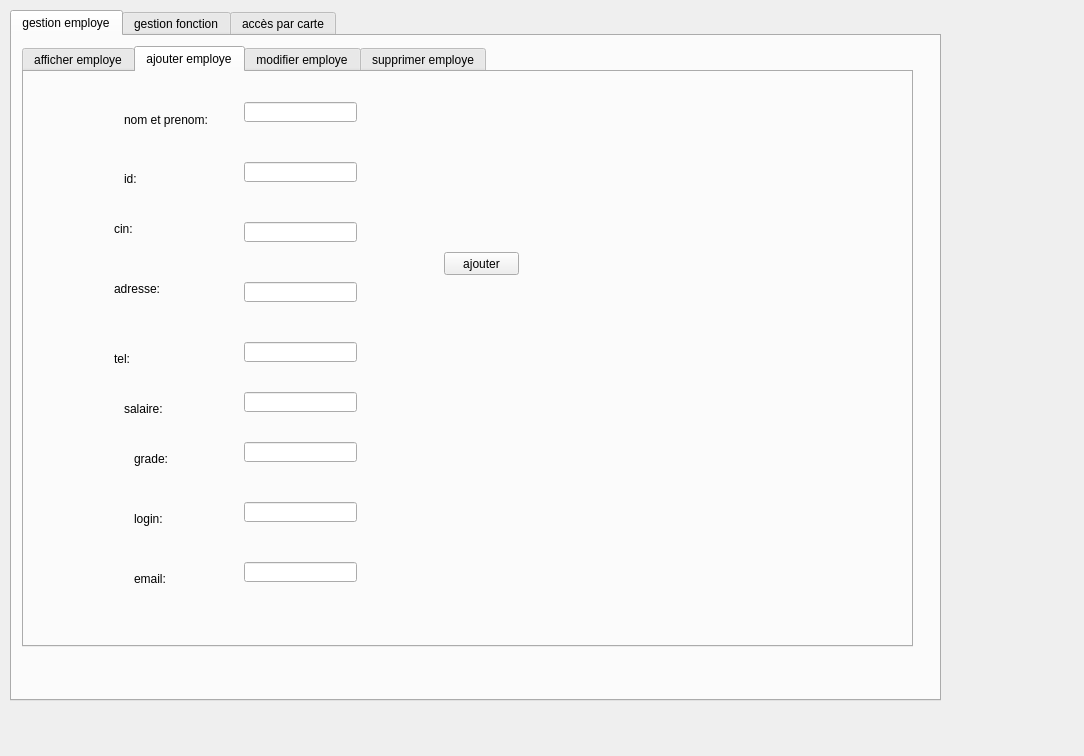
<?xml version="1.0" encoding="UTF-8"?>
<ui version="4.0">
 <class>employe</class>
 <widget class="QDialog" name="employe">
  <property name="geometry">
   <rect>
    <x>0</x>
    <y>0</y>
    <width>1084</width>
    <height>756</height>
   </rect>
  </property>
  <property name="windowTitle">
   <string>Dialog</string>
  </property>
  <widget class="QTabWidget" name="tabWidget">
   <property name="geometry">
    <rect>
     <x>10</x>
     <y>10</y>
     <width>931</width>
     <height>691</height>
    </rect>
   </property>
   <property name="currentIndex">
    <number>0</number>
   </property>
   <widget class="QWidget" name="tab">
    <attribute name="title">
     <string>gestion employe</string>
    </attribute>
    <widget class="QTabWidget" name="tabWidget_2">
     <property name="geometry">
      <rect>
       <x>10</x>
       <y>10</y>
       <width>891</width>
       <height>601</height>
      </rect>
     </property>
     <property name="currentIndex">
      <number>1</number>
     </property>
     <widget class="QWidget" name="tab_4">
      <attribute name="title">
       <string>afficher employe</string>
      </attribute>
      <widget class="QTableView" name="tableView_employe">
       <property name="geometry">
        <rect>
         <x>50</x>
         <y>80</y>
         <width>801</width>
         <height>371</height>
        </rect>
       </property>
      </widget>
      <widget class="QComboBox" name="comboBox">
       <property name="geometry">
        <rect>
         <x>20</x>
         <y>20</y>
         <width>331</width>
         <height>22</height>
        </rect>
       </property>
      </widget>
      <widget class="QPushButton" name="tri_id">
       <property name="geometry">
        <rect>
         <x>370</x>
         <y>20</y>
         <width>75</width>
         <height>23</height>
        </rect>
       </property>
       <property name="text">
        <string>tri par id</string>
       </property>
      </widget>
      <widget class="QPushButton" name="tri_grade">
       <property name="geometry">
        <rect>
         <x>470</x>
         <y>20</y>
         <width>75</width>
         <height>23</height>
        </rect>
       </property>
       <property name="text">
        <string>tri par grade</string>
       </property>
      </widget>
      <widget class="QPushButton" name="tri_nom">
       <property name="geometry">
        <rect>
         <x>570</x>
         <y>20</y>
         <width>75</width>
         <height>23</height>
        </rect>
       </property>
       <property name="text">
        <string>tri par nom</string>
       </property>
      </widget>
      <widget class="QPushButton" name="pushButton_5">
       <property name="geometry">
        <rect>
         <x>790</x>
         <y>40</y>
         <width>75</width>
         <height>23</height>
        </rect>
       </property>
       <property name="text">
        <string>mailing list</string>
       </property>
      </widget>
     </widget>
     <widget class="QWidget" name="tab_5">
      <attribute name="title">
       <string>ajouter employe</string>
      </attribute>
      <widget class="QLineEdit" name="nomPrenom">
       <property name="geometry">
        <rect>
         <x>220</x>
         <y>30</y>
         <width>113</width>
         <height>20</height>
        </rect>
       </property>
      </widget>
      <widget class="QLineEdit" name="id">
       <property name="geometry">
        <rect>
         <x>220</x>
         <y>90</y>
         <width>113</width>
         <height>20</height>
        </rect>
       </property>
      </widget>
      <widget class="QLineEdit" name="cin">
       <property name="geometry">
        <rect>
         <x>220</x>
         <y>150</y>
         <width>113</width>
         <height>20</height>
        </rect>
       </property>
      </widget>
      <widget class="QLineEdit" name="adresse">
       <property name="geometry">
        <rect>
         <x>220</x>
         <y>210</y>
         <width>113</width>
         <height>20</height>
        </rect>
       </property>
      </widget>
      <widget class="QLineEdit" name="tel">
       <property name="geometry">
        <rect>
         <x>220</x>
         <y>270</y>
         <width>113</width>
         <height>20</height>
        </rect>
       </property>
      </widget>
      <widget class="QLineEdit" name="salaire">
       <property name="geometry">
        <rect>
         <x>220</x>
         <y>320</y>
         <width>113</width>
         <height>20</height>
        </rect>
       </property>
      </widget>
      <widget class="QLineEdit" name="grade">
       <property name="geometry">
        <rect>
         <x>220</x>
         <y>370</y>
         <width>113</width>
         <height>20</height>
        </rect>
       </property>
      </widget>
      <widget class="QLineEdit" name="login">
       <property name="geometry">
        <rect>
         <x>220</x>
         <y>430</y>
         <width>113</width>
         <height>20</height>
        </rect>
       </property>
      </widget>
      <widget class="QLineEdit" name="email">
       <property name="geometry">
        <rect>
         <x>220</x>
         <y>490</y>
         <width>113</width>
         <height>20</height>
        </rect>
       </property>
      </widget>
      <widget class="QLabel" name="label">
       <property name="geometry">
        <rect>
         <x>100</x>
         <y>40</y>
         <width>101</width>
         <height>16</height>
        </rect>
       </property>
       <property name="text">
        <string>nom et prenom:</string>
       </property>
      </widget>
      <widget class="QLabel" name="label_2">
       <property name="geometry">
        <rect>
         <x>100</x>
         <y>100</y>
         <width>47</width>
         <height>14</height>
        </rect>
       </property>
       <property name="text">
        <string>id:</string>
       </property>
      </widget>
      <widget class="QLabel" name="label_3">
       <property name="geometry">
        <rect>
         <x>90</x>
         <y>150</y>
         <width>47</width>
         <height>14</height>
        </rect>
       </property>
       <property name="text">
        <string>cin:</string>
       </property>
      </widget>
      <widget class="QLabel" name="label_4">
       <property name="geometry">
        <rect>
         <x>90</x>
         <y>210</y>
         <width>47</width>
         <height>14</height>
        </rect>
       </property>
       <property name="text">
        <string>adresse:</string>
       </property>
      </widget>
      <widget class="QLabel" name="label_5">
       <property name="geometry">
        <rect>
         <x>90</x>
         <y>280</y>
         <width>47</width>
         <height>14</height>
        </rect>
       </property>
       <property name="text">
        <string>tel:</string>
       </property>
      </widget>
      <widget class="QLabel" name="label_6">
       <property name="geometry">
        <rect>
         <x>100</x>
         <y>330</y>
         <width>47</width>
         <height>14</height>
        </rect>
       </property>
       <property name="text">
        <string>salaire:</string>
       </property>
      </widget>
      <widget class="QLabel" name="label_7">
       <property name="geometry">
        <rect>
         <x>110</x>
         <y>380</y>
         <width>47</width>
         <height>14</height>
        </rect>
       </property>
       <property name="text">
        <string>grade:</string>
       </property>
      </widget>
      <widget class="QLabel" name="label_8">
       <property name="geometry">
        <rect>
         <x>110</x>
         <y>440</y>
         <width>47</width>
         <height>14</height>
        </rect>
       </property>
       <property name="text">
        <string>login:</string>
       </property>
      </widget>
      <widget class="QLabel" name="label_9">
       <property name="geometry">
        <rect>
         <x>110</x>
         <y>500</y>
         <width>47</width>
         <height>14</height>
        </rect>
       </property>
       <property name="text">
        <string>email:</string>
       </property>
      </widget>
      <widget class="QPushButton" name="ajouter">
       <property name="geometry">
        <rect>
         <x>420</x>
         <y>180</y>
         <width>75</width>
         <height>23</height>
        </rect>
       </property>
       <property name="text">
        <string>ajouter</string>
       </property>
      </widget>
     </widget>
     <widget class="QWidget" name="tab_6">
      <attribute name="title">
       <string>modifier employe</string>
      </attribute>
      <widget class="QLabel" name="label_10">
       <property name="geometry">
        <rect>
         <x>60</x>
         <y>40</y>
         <width>47</width>
         <height>14</height>
        </rect>
       </property>
       <property name="text">
        <string>id:</string>
       </property>
      </widget>
      <widget class="QLabel" name="label_11">
       <property name="geometry">
        <rect>
         <x>60</x>
         <y>100</y>
         <width>47</width>
         <height>14</height>
        </rect>
       </property>
       <property name="text">
        <string>salaire:</string>
       </property>
      </widget>
      <widget class="QLabel" name="label_12">
       <property name="geometry">
        <rect>
         <x>60</x>
         <y>170</y>
         <width>47</width>
         <height>14</height>
        </rect>
       </property>
       <property name="text">
        <string>grade:</string>
       </property>
      </widget>
      <widget class="QLineEdit" name="text_id">
       <property name="geometry">
        <rect>
         <x>170</x>
         <y>40</y>
         <width>113</width>
         <height>20</height>
        </rect>
       </property>
      </widget>
      <widget class="QLineEdit" name="text_salaire">
       <property name="geometry">
        <rect>
         <x>170</x>
         <y>100</y>
         <width>113</width>
         <height>20</height>
        </rect>
       </property>
      </widget>
      <widget class="QLineEdit" name="text_grade">
       <property name="geometry">
        <rect>
         <x>180</x>
         <y>170</y>
         <width>113</width>
         <height>20</height>
        </rect>
       </property>
      </widget>
      <widget class="QPushButton" name="modifier">
       <property name="geometry">
        <rect>
         <x>390</x>
         <y>130</y>
         <width>75</width>
         <height>23</height>
        </rect>
       </property>
       <property name="text">
        <string>modifier</string>
       </property>
      </widget>
     </widget>
     <widget class="QWidget" name="tab_7">
      <attribute name="title">
       <string>supprimer employe</string>
      </attribute>
      <widget class="QLineEdit" name="idSup">
       <property name="geometry">
        <rect>
         <x>220</x>
         <y>80</y>
         <width>113</width>
         <height>20</height>
        </rect>
       </property>
      </widget>
      <widget class="QLabel" name="label_13">
       <property name="geometry">
        <rect>
         <x>120</x>
         <y>80</y>
         <width>47</width>
         <height>14</height>
        </rect>
       </property>
       <property name="text">
        <string>id:</string>
       </property>
      </widget>
      <widget class="QPushButton" name="supprimer_employe">
       <property name="geometry">
        <rect>
         <x>350</x>
         <y>170</y>
         <width>75</width>
         <height>23</height>
        </rect>
       </property>
       <property name="text">
        <string>supprimer</string>
       </property>
      </widget>
     </widget>
    </widget>
   </widget>
   <widget class="QWidget" name="tab_2">
    <attribute name="title">
     <string>gestion fonction</string>
    </attribute>
    <widget class="QTabWidget" name="tabWidget_3">
     <property name="geometry">
      <rect>
       <x>20</x>
       <y>10</y>
       <width>841</width>
       <height>651</height>
      </rect>
     </property>
     <property name="currentIndex">
      <number>0</number>
     </property>
     <widget class="QWidget" name="tab_8">
      <attribute name="title">
       <string>afficher fonction</string>
      </attribute>
      <widget class="QTableView" name="tableView_fonction">
       <property name="geometry">
        <rect>
         <x>20</x>
         <y>20</y>
         <width>751</width>
         <height>431</height>
        </rect>
       </property>
      </widget>
     </widget>
     <widget class="QWidget" name="tab_9">
      <attribute name="title">
       <string>ajouter fonction</string>
      </attribute>
      <widget class="QLineEdit" name="id_fonction">
       <property name="geometry">
        <rect>
         <x>220</x>
         <y>60</y>
         <width>113</width>
         <height>20</height>
        </rect>
       </property>
      </widget>
      <widget class="QLineEdit" name="nom">
       <property name="geometry">
        <rect>
         <x>220</x>
         <y>120</y>
         <width>211</width>
         <height>20</height>
        </rect>
       </property>
      </widget>
      <widget class="QTextEdit" name="caract">
       <property name="geometry">
        <rect>
         <x>220</x>
         <y>180</y>
         <width>421</width>
         <height>121</height>
        </rect>
       </property>
      </widget>
      <widget class="QLineEdit" name="nb_heure">
       <property name="geometry">
        <rect>
         <x>220</x>
         <y>340</y>
         <width>113</width>
         <height>20</height>
        </rect>
       </property>
      </widget>
      <widget class="QLineEdit" name="diplome">
       <property name="geometry">
        <rect>
         <x>220</x>
         <y>400</y>
         <width>113</width>
         <height>20</height>
        </rect>
       </property>
      </widget>
      <widget class="QLabel" name="label_14">
       <property name="geometry">
        <rect>
         <x>110</x>
         <y>60</y>
         <width>47</width>
         <height>14</height>
        </rect>
       </property>
       <property name="text">
        <string>id:</string>
       </property>
      </widget>
      <widget class="QLabel" name="label_15">
       <property name="geometry">
        <rect>
         <x>110</x>
         <y>120</y>
         <width>47</width>
         <height>14</height>
        </rect>
       </property>
       <property name="text">
        <string>nom:</string>
       </property>
      </widget>
      <widget class="QLabel" name="label_16">
       <property name="geometry">
        <rect>
         <x>110</x>
         <y>230</y>
         <width>91</width>
         <height>16</height>
        </rect>
       </property>
       <property name="text">
        <string>caractéristiques:</string>
       </property>
      </widget>
      <widget class="QLabel" name="label_17">
       <property name="geometry">
        <rect>
         <x>110</x>
         <y>350</y>
         <width>71</width>
         <height>16</height>
        </rect>
       </property>
       <property name="text">
        <string>nb_heure:</string>
       </property>
      </widget>
      <widget class="QLabel" name="label_18">
       <property name="geometry">
        <rect>
         <x>110</x>
         <y>410</y>
         <width>71</width>
         <height>16</height>
        </rect>
       </property>
       <property name="text">
        <string>diplome:</string>
       </property>
      </widget>
      <widget class="QPushButton" name="ajouter_fonction">
       <property name="geometry">
        <rect>
         <x>440</x>
         <y>440</y>
         <width>75</width>
         <height>23</height>
        </rect>
       </property>
       <property name="text">
        <string>ajouter</string>
       </property>
      </widget>
     </widget>
     <widget class="QWidget" name="tab_10">
      <attribute name="title">
       <string>modifier fonction</string>
      </attribute>
      <widget class="QLabel" name="label_19">
       <property name="geometry">
        <rect>
         <x>80</x>
         <y>50</y>
         <width>47</width>
         <height>14</height>
        </rect>
       </property>
       <property name="text">
        <string>id:</string>
       </property>
      </widget>
      <widget class="QLabel" name="label_20">
       <property name="geometry">
        <rect>
         <x>70</x>
         <y>120</y>
         <width>47</width>
         <height>14</height>
        </rect>
       </property>
       <property name="text">
        <string>nom:</string>
       </property>
      </widget>
      <widget class="QLabel" name="label_21">
       <property name="geometry">
        <rect>
         <x>70</x>
         <y>190</y>
         <width>91</width>
         <height>16</height>
        </rect>
       </property>
       <property name="text">
        <string>caractéristiques:</string>
       </property>
      </widget>
      <widget class="QLineEdit" name="text_idf">
       <property name="geometry">
        <rect>
         <x>180</x>
         <y>50</y>
         <width>113</width>
         <height>20</height>
        </rect>
       </property>
      </widget>
      <widget class="QLineEdit" name="text_nomf">
       <property name="geometry">
        <rect>
         <x>180</x>
         <y>120</y>
         <width>113</width>
         <height>20</height>
        </rect>
       </property>
      </widget>
      <widget class="QTextEdit" name="text_caractf">
       <property name="geometry">
        <rect>
         <x>170</x>
         <y>190</y>
         <width>341</width>
         <height>121</height>
        </rect>
       </property>
      </widget>
      <widget class="QPushButton" name="modifier_fonction">
       <property name="geometry">
        <rect>
         <x>510</x>
         <y>360</y>
         <width>75</width>
         <height>23</height>
        </rect>
       </property>
       <property name="text">
        <string>modifier</string>
       </property>
      </widget>
     </widget>
     <widget class="QWidget" name="tab_11">
      <attribute name="title">
       <string>supprimer fonction</string>
      </attribute>
      <widget class="QLineEdit" name="idsupf">
       <property name="geometry">
        <rect>
         <x>230</x>
         <y>50</y>
         <width>113</width>
         <height>20</height>
        </rect>
       </property>
      </widget>
      <widget class="QLabel" name="idf_sup">
       <property name="geometry">
        <rect>
         <x>130</x>
         <y>50</y>
         <width>47</width>
         <height>14</height>
        </rect>
       </property>
       <property name="text">
        <string>id</string>
       </property>
      </widget>
      <widget class="QPushButton" name="supprimer_fonction">
       <property name="geometry">
        <rect>
         <x>360</x>
         <y>130</y>
         <width>75</width>
         <height>23</height>
        </rect>
       </property>
       <property name="text">
        <string>supprimer</string>
       </property>
      </widget>
     </widget>
     <widget class="QWidget" name="tab_12">
      <attribute name="title">
       <string>statistiques</string>
      </attribute>
      <widget class="QCustomPlot" name="customPlot" native="true">
       <property name="geometry">
        <rect>
         <x>30</x>
         <y>30</y>
         <width>711</width>
         <height>391</height>
        </rect>
       </property>
      </widget>
     </widget>
    </widget>
   </widget>
   <widget class="QWidget" name="tab_3">
    <attribute name="title">
     <string>accès par carte</string>
    </attribute>
   </widget>
  </widget>
 </widget>
 <customwidgets>
  <customwidget>
   <class>QCustomPlot</class>
   <extends>QWidget</extends>
   <header>qcustomplot.h</header>
   <container>1</container>
  </customwidget>
 </customwidgets>
 <resources/>
 <connections/>
</ui>
